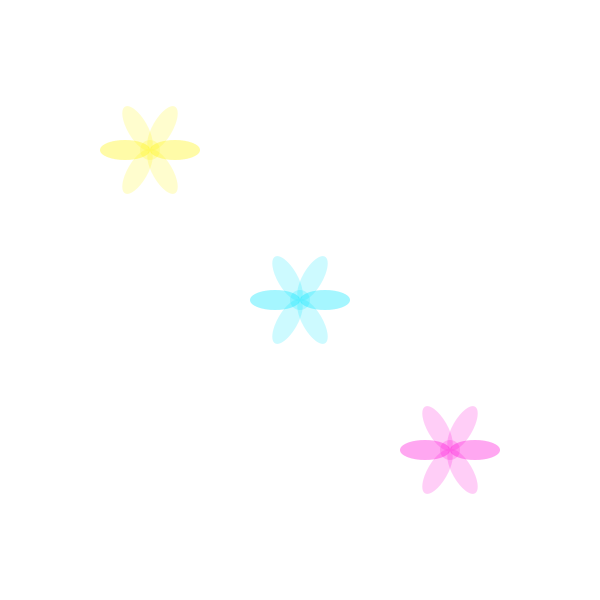
Frame 1 (no input)
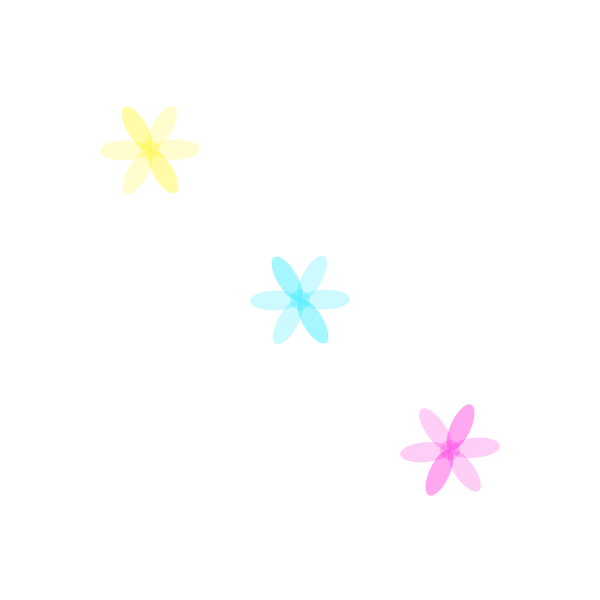
Frame 60 (the mouse pressed at the canvas centre just before this capture)
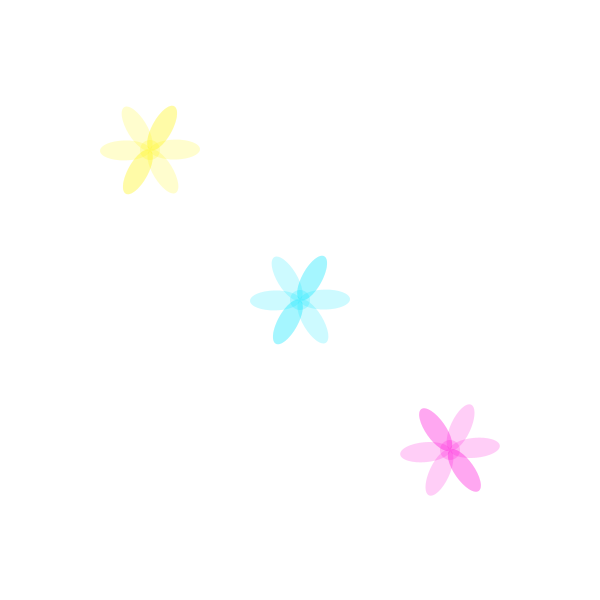
Frame 120 (the mouse held since frame 60 and released just before this capture)

The Processing sketch that drew these frames (run headless with seeded random() and noise(); from frame 60 on, the mouse is pressed at the canvas centre):

// Processing sketch: sketch_1
// ── sketch_1.pde
/*
the code below draws flowers to the canvas, 
but their petals are not rotated properly. 

add rotations where marked to spread the 
petals out as shown in the example gif.
*/

float angle = 0;

void setup(){
  size(600,600);
  noStroke();
  smooth();
  ellipseMode(CENTER);
  background(255);
}

void draw(){
  background(255);
  flower(255,3,214,3*width/4,angle*5);
  flower(2,232,255,width/2,angle);
  flower(255,247,3,width/4,angle);
  angle += 1;
}

void flower(int r, int g, int b, int trans, float angle){
  pushMatrix();
  translate(trans,trans);
  rotate(radians(angle));
  fill(r,g,b,50);
  ellipse(25, 0, 50, 20);
  ellipse(-25, 0, 50, 20);

  // add rotation
  rotate(radians(360/3));
  ellipse(25, 0, 50, 20);
  ellipse(-25, 0, 50, 20);
  

  // add rotation
  rotate(radians(360/3));
  ellipse(25, 0, 50, 20);
  ellipse(-25, 0, 50, 20);

  // add rotation
  rotate(radians(360/3));
  ellipse(25, 0, 50, 20);
  ellipse(-25, 0, 50, 20);
  ellipse(0,0,20,20);
  popMatrix();
}
